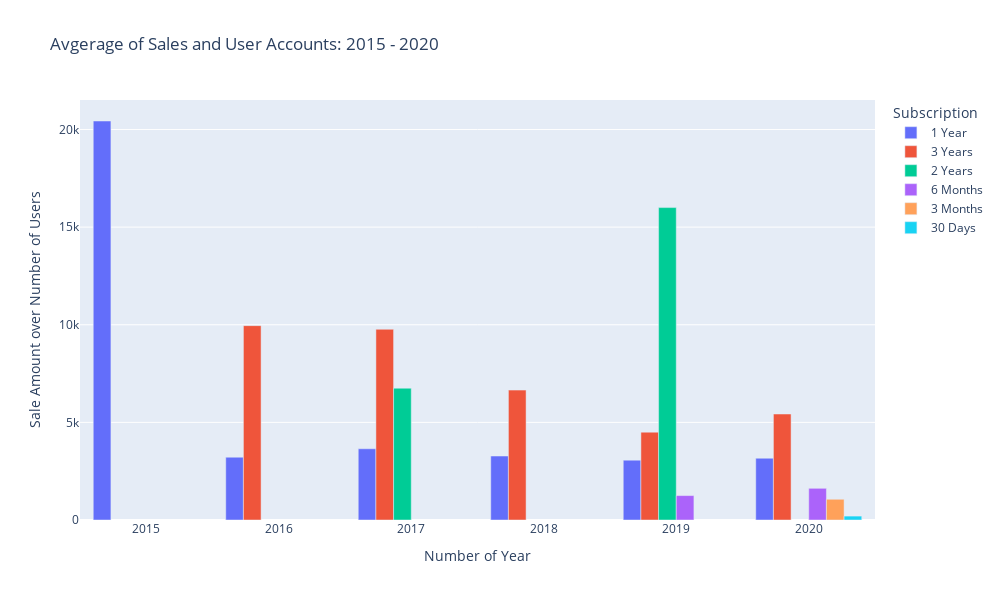

Notebook code for this chart:
### Code cell
Housing_Units = pn.Column(
    Housing_Units_Per_Year(),
    Average_Gross_Rent(),
    Average_Sales_Price())

Housing_Avg = pn.Column(
    Average_Price_by_Neighborhood(),
    TOP_Expensive_Neighborhoods(),
    TOP_Paying_Customers_State(),
    TOP_Lowest_Paying_State())

Parallel_Plots = pn.Column(
    Parallel_Coordinates(),
    Parallel_Categories())

DropDown = pn.Column(
    Dropdown_Plots())

subscription_grouping = pn.Column(
    plt__atlas_grouped__year_subscription__mean.show(),
    plt__atlas_grouped__year_subscription__sum.show(),
    plt__atlas_grouped__year_subscription__count.show(),
    plt__atlas_grouped__year_subscription__nbrusers.show(),
    plt__atlas_grouped__year_subscription__count_1.show())

#Map_Plot = pn.Column(
#    Neighborhood_Map())

Dashboard = pn.Tabs(
#                ("Welcome", Map_Plot),
                ("Yearly Market Analysis", Housing_Units),
                ("Neighborhood Analysis", Housing_Avg),
                ("Parallel Plots", Parallel_Plots),
                ("Interactive Plotting", DropDown),
                ("Subscription Analysis", subscription_grouping))        
Dashboard

### Figure 1 — Plotly figure (JSON) as saved in the notebook; plotly's stock layout.template omitted (floating-point values rounded to 4 significant figures)
{"data": [{"alignmentgroup": "True", "hovertemplate": "Subscription=1 Year<br>Year=%{x}<br>Invoice Amount=%{y}<extra></extra>", "legendgroup": "1 Year", "marker": {"color": "#636efa"}, "name": "1 Year", "offsetgroup": "1 Year", "orientation": "v", "showlegend": true, "textposition": "auto", "type": "bar", "x": [2015, 2016, 2017, 2018, 2019, 2020], "xaxis": "x", "y": [20435, 3217.0, 3648.0, 3277.0, 3066.0, 3164.0], "yaxis": "y"}, {"alignmentgroup": "True", "hovertemplate": "Subscription=3 Years<br>Year=%{x}<br>Invoice Amount=%{y}<extra></extra>", "legendgroup": "3 Years", "marker": {"color": "#EF553B"}, "name": "3 Years", "offsetgroup": "3 Years", "orientation": "v", "showlegend": true, "textposition": "auto", "type": "bar", "x": [2016, 2017, 2018, 2019, 2020], "xaxis": "x", "y": [9955.0, 9768.0, 6653.0, 4499.0, 5429], "yaxis": "y"}, {"alignmentgroup": "True", "hovertemplate": "Subscription=2 Years<br>Year=%{x}<br>Invoice Amount=%{y}<extra></extra>", "legendgroup": "2 Years", "marker": {"color": "#00cc96"}, "name": "2 Years", "offsetgroup": "2 Years", "orientation": "v", "showlegend": true, "textposition": "auto", "type": "bar", "x": [2017, 2019], "xaxis": "x", "y": [6750, 16000], "yaxis": "y"}, {"alignmentgroup": "True", "hovertemplate": "Subscription=6 Months<br>Year=%{x}<br>Invoice Amount=%{y}<extra></extra>", "legendgroup": "6 Months", "marker": {"color": "#ab63fa"}, "name": "6 Months", "offsetgroup": "6 Months", "orientation": "v", "showlegend": true, "textposition": "auto", "type": "bar", "x": [2019, 2020], "xaxis": "x", "y": [1250, 1624.0], "yaxis": "y"}, {"alignmentgroup": "True", "hovertemplate": "Subscription=3 Months<br>Year=%{x}<br>Invoice Amount=%{y}<extra></extra>", "legendgroup": "3 Months", "marker": {"color": "#FFA15A"}, "name": "3 Months", "offsetgroup": "3 Months", "orientation": "v", "showlegend": true, "textposition": "auto", "type": "bar", "x": [2020], "xaxis": "x", "y": [1062.0], "yaxis": "y"}, {"alignmentgroup": "True", "hovertemplate": "Subscription=30 Days<br>Year=%{x}<br>Invoice Amount=%{y}<extra></extra>", "legendgroup": "30 Days", "marker": {"color": "#19d3f3"}, "name": "30 Days", "offsetgroup": "30 Days", "orientation": "v", "showlegend": true, "textposition": "auto", "type": "bar", "x": [2020], "xaxis": "x", "y": [200], "yaxis": "y"}], "layout": {"barmode": "group", "height": 600, "legend": {"title": {"text": "Subscription"}, "tracegroupgap": 0}, "title": {"text": "Avgerage of Sales and User Accounts: 2015 - 2020"}, "width": 1000, "xaxis": {"anchor": "y", "domain": [0, 1], "title": {"text": "Number of Year"}}, "yaxis": {"anchor": "x", "domain": [0, 1], "title": {"text": "Sale Amount over Number of Users"}}}}
